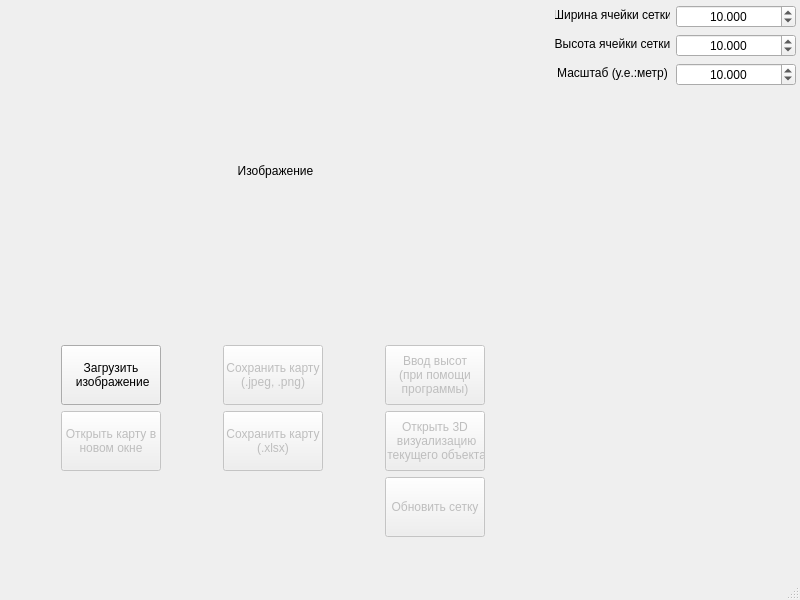
<?xml version="1.0" encoding="UTF-8"?>
<ui version="4.0">
 <class>MainWindow</class>
 <widget class="QMainWindow" name="MainWindow">
  <property name="geometry">
   <rect>
    <x>0</x>
    <y>0</y>
    <width>800</width>
    <height>600</height>
   </rect>
  </property>
  <property name="windowTitle">
   <string>MainWindow</string>
  </property>
  <widget class="QWidget" name="centralwidget">
   <widget class="QWidget" name="formLayoutWidget">
    <property name="geometry">
     <rect>
      <x>550</x>
      <y>0</y>
      <width>251</width>
      <height>91</height>
     </rect>
    </property>
    <layout class="QFormLayout" name="formLayout">
     <property name="leftMargin">
      <number>5</number>
     </property>
     <property name="topMargin">
      <number>5</number>
     </property>
     <property name="rightMargin">
      <number>5</number>
     </property>
     <property name="bottomMargin">
      <number>5</number>
     </property>
     <item row="0" column="0">
      <widget class="QLabel" name="cell_width_label">
       <property name="minimumSize">
        <size>
         <width>115</width>
         <height>20</height>
        </size>
       </property>
       <property name="maximumSize">
        <size>
         <width>115</width>
         <height>20</height>
        </size>
       </property>
       <property name="text">
        <string>Ширина ячейки сетки</string>
       </property>
       <property name="alignment">
        <set>Qt::AlignCenter</set>
       </property>
      </widget>
     </item>
     <item row="1" column="0">
      <widget class="QLabel" name="cell_height_label">
       <property name="minimumSize">
        <size>
         <width>115</width>
         <height>20</height>
        </size>
       </property>
       <property name="maximumSize">
        <size>
         <width>115</width>
         <height>20</height>
        </size>
       </property>
       <property name="text">
        <string>Высота ячейки сетки</string>
       </property>
       <property name="alignment">
        <set>Qt::AlignCenter</set>
       </property>
      </widget>
     </item>
     <item row="2" column="0">
      <widget class="QLabel" name="scale_label">
       <property name="minimumSize">
        <size>
         <width>115</width>
         <height>20</height>
        </size>
       </property>
       <property name="maximumSize">
        <size>
         <width>115</width>
         <height>20</height>
        </size>
       </property>
       <property name="text">
        <string>Масштаб (у.е.:метр)</string>
       </property>
       <property name="alignment">
        <set>Qt::AlignCenter</set>
       </property>
      </widget>
     </item>
     <item row="0" column="1">
      <widget class="QDoubleSpinBox" name="cell_width_spin_box">
       <property name="alignment">
        <set>Qt::AlignCenter</set>
       </property>
       <property name="decimals">
        <number>3</number>
       </property>
       <property name="maximum">
        <double>500000.000000000000000</double>
       </property>
       <property name="singleStep">
        <double>0.500000000000000</double>
       </property>
       <property name="value">
        <double>10.000000000000000</double>
       </property>
      </widget>
     </item>
     <item row="1" column="1">
      <widget class="QDoubleSpinBox" name="cell_height_spin_box">
       <property name="alignment">
        <set>Qt::AlignCenter</set>
       </property>
       <property name="decimals">
        <number>3</number>
       </property>
       <property name="maximum">
        <double>500000.000000000000000</double>
       </property>
       <property name="singleStep">
        <double>0.500000000000000</double>
       </property>
       <property name="stepType">
        <enum>QAbstractSpinBox::DefaultStepType</enum>
       </property>
       <property name="value">
        <double>10.000000000000000</double>
       </property>
      </widget>
     </item>
     <item row="2" column="1">
      <widget class="QDoubleSpinBox" name="scale_spin_box">
       <property name="alignment">
        <set>Qt::AlignCenter</set>
       </property>
       <property name="showGroupSeparator" stdset="0">
        <bool>false</bool>
       </property>
       <property name="decimals">
        <number>3</number>
       </property>
       <property name="maximum">
        <double>1000000.000000000000000</double>
       </property>
       <property name="singleStep">
        <double>0.500000000000000</double>
       </property>
       <property name="value">
        <double>10.000000000000000</double>
       </property>
      </widget>
     </item>
    </layout>
   </widget>
   <widget class="QWidget" name="verticalLayoutWidget">
    <property name="geometry">
     <rect>
      <x>0</x>
      <y>0</y>
      <width>551</width>
      <height>341</height>
     </rect>
    </property>
    <layout class="QVBoxLayout" name="map_layout">
     <item>
      <widget class="QLabel" name="map_label">
       <property name="text">
        <string>Изображение</string>
       </property>
       <property name="alignment">
        <set>Qt::AlignCenter</set>
       </property>
      </widget>
     </item>
    </layout>
   </widget>
   <widget class="QWidget" name="gridLayoutWidget">
    <property name="geometry">
     <rect>
      <x>0</x>
      <y>340</y>
      <width>549</width>
      <height>202</height>
     </rect>
    </property>
    <layout class="QGridLayout" name="map_actions">
     <property name="leftMargin">
      <number>5</number>
     </property>
     <property name="topMargin">
      <number>5</number>
     </property>
     <property name="rightMargin">
      <number>5</number>
     </property>
     <property name="bottomMargin">
      <number>5</number>
     </property>
     <property name="horizontalSpacing">
      <number>6</number>
     </property>
     <item row="1" column="2">
      <widget class="QPushButton" name="open_map_visualization_button">
       <property name="enabled">
        <bool>false</bool>
       </property>
       <property name="minimumSize">
        <size>
         <width>100</width>
         <height>60</height>
        </size>
       </property>
       <property name="maximumSize">
        <size>
         <width>100</width>
         <height>60</height>
        </size>
       </property>
       <property name="baseSize">
        <size>
         <width>100</width>
         <height>50</height>
        </size>
       </property>
       <property name="text">
        <string>Открыть 3D
 визуализацию
 текущего объекта</string>
       </property>
      </widget>
     </item>
     <item row="0" column="2">
      <widget class="QPushButton" name="enter_heights_button">
       <property name="enabled">
        <bool>false</bool>
       </property>
       <property name="minimumSize">
        <size>
         <width>100</width>
         <height>60</height>
        </size>
       </property>
       <property name="maximumSize">
        <size>
         <width>100</width>
         <height>600</height>
        </size>
       </property>
       <property name="baseSize">
        <size>
         <width>100</width>
         <height>50</height>
        </size>
       </property>
       <property name="text">
        <string>Ввод высот
(при помощи 
программы)</string>
       </property>
      </widget>
     </item>
     <item row="0" column="1">
      <widget class="QPushButton" name="save_map_as_image_button">
       <property name="enabled">
        <bool>false</bool>
       </property>
       <property name="minimumSize">
        <size>
         <width>100</width>
         <height>60</height>
        </size>
       </property>
       <property name="maximumSize">
        <size>
         <width>100</width>
         <height>60</height>
        </size>
       </property>
       <property name="baseSize">
        <size>
         <width>100</width>
         <height>50</height>
        </size>
       </property>
       <property name="text">
        <string>Сохранить карту
(.jpeg, .png)</string>
       </property>
      </widget>
     </item>
     <item row="1" column="0">
      <widget class="QPushButton" name="open_map_button">
       <property name="enabled">
        <bool>false</bool>
       </property>
       <property name="minimumSize">
        <size>
         <width>100</width>
         <height>60</height>
        </size>
       </property>
       <property name="maximumSize">
        <size>
         <width>100</width>
         <height>60</height>
        </size>
       </property>
       <property name="baseSize">
        <size>
         <width>100</width>
         <height>50</height>
        </size>
       </property>
       <property name="text">
        <string>Открыть карту в
новом окне</string>
       </property>
      </widget>
     </item>
     <item row="0" column="0">
      <widget class="QPushButton" name="load_button">
       <property name="sizePolicy">
        <sizepolicy hsizetype="Fixed" vsizetype="Fixed">
         <horstretch>0</horstretch>
         <verstretch>0</verstretch>
        </sizepolicy>
       </property>
       <property name="minimumSize">
        <size>
         <width>100</width>
         <height>60</height>
        </size>
       </property>
       <property name="maximumSize">
        <size>
         <width>100</width>
         <height>60</height>
        </size>
       </property>
       <property name="baseSize">
        <size>
         <width>100</width>
         <height>50</height>
        </size>
       </property>
       <property name="text">
        <string>Загрузить
 изображение</string>
       </property>
       <property name="flat">
        <bool>false</bool>
       </property>
      </widget>
     </item>
     <item row="1" column="1">
      <widget class="QPushButton" name="save_map_as_excel_button">
       <property name="enabled">
        <bool>false</bool>
       </property>
       <property name="minimumSize">
        <size>
         <width>100</width>
         <height>60</height>
        </size>
       </property>
       <property name="maximumSize">
        <size>
         <width>100</width>
         <height>60</height>
        </size>
       </property>
       <property name="baseSize">
        <size>
         <width>100</width>
         <height>50</height>
        </size>
       </property>
       <property name="text">
        <string>Сохранить карту
(.xlsx)</string>
       </property>
      </widget>
     </item>
     <item row="2" column="2">
      <widget class="QPushButton" name="update_grid_button">
       <property name="enabled">
        <bool>false</bool>
       </property>
       <property name="minimumSize">
        <size>
         <width>100</width>
         <height>60</height>
        </size>
       </property>
       <property name="maximumSize">
        <size>
         <width>100</width>
         <height>600</height>
        </size>
       </property>
       <property name="baseSize">
        <size>
         <width>100</width>
         <height>50</height>
        </size>
       </property>
       <property name="text">
        <string>Обновить сетку</string>
       </property>
      </widget>
     </item>
    </layout>
   </widget>
  </widget>
  <widget class="QMenuBar" name="menubar">
   <property name="geometry">
    <rect>
     <x>0</x>
     <y>0</y>
     <width>800</width>
     <height>20</height>
    </rect>
   </property>
  </widget>
  <widget class="QStatusBar" name="statusbar"/>
 </widget>
 <resources/>
 <connections>
  <connection>
   <sender>load_button</sender>
   <signal>pressed()</signal>
   <receiver>MainWindow</receiver>
   <slot>loadMapButtonPressed()</slot>
   <hints>
    <hint type="sourcelabel">
     <x>129</x>
     <y>379</y>
    </hint>
    <hint type="destinationlabel">
     <x>170</x>
     <y>380</y>
    </hint>
   </hints>
  </connection>
  <connection>
   <sender>open_map_button</sender>
   <signal>pressed()</signal>
   <receiver>MainWindow</receiver>
   <slot>openMapButtonPressed()</slot>
   <hints>
    <hint type="sourcelabel">
     <x>149</x>
     <y>455</y>
    </hint>
    <hint type="destinationlabel">
     <x>179</x>
     <y>452</y>
    </hint>
   </hints>
  </connection>
  <connection>
   <sender>save_map_as_image_button</sender>
   <signal>pressed()</signal>
   <receiver>MainWindow</receiver>
   <slot>saveMapAsImageButtonPressed()</slot>
   <hints>
    <hint type="sourcelabel">
     <x>303</x>
     <y>402</y>
    </hint>
    <hint type="destinationlabel">
     <x>338</x>
     <y>396</y>
    </hint>
   </hints>
  </connection>
  <connection>
   <sender>save_map_as_excel_button</sender>
   <signal>pressed()</signal>
   <receiver>MainWindow</receiver>
   <slot>saveMapAsExcelButtonPressed()</slot>
   <hints>
    <hint type="sourcelabel">
     <x>305</x>
     <y>464</y>
    </hint>
    <hint type="destinationlabel">
     <x>341</x>
     <y>458</y>
    </hint>
   </hints>
  </connection>
  <connection>
   <sender>enter_heights_button</sender>
   <signal>pressed()</signal>
   <receiver>MainWindow</receiver>
   <slot>enterHeightsButtonPressed()</slot>
   <hints>
    <hint type="sourcelabel">
     <x>469</x>
     <y>412</y>
    </hint>
    <hint type="destinationlabel">
     <x>514</x>
     <y>410</y>
    </hint>
   </hints>
  </connection>
  <connection>
   <sender>open_map_visualization_button</sender>
   <signal>pressed()</signal>
   <receiver>MainWindow</receiver>
   <slot>openMapVisualizationButtonPressed()</slot>
   <hints>
    <hint type="sourcelabel">
     <x>466</x>
     <y>477</y>
    </hint>
    <hint type="destinationlabel">
     <x>531</x>
     <y>458</y>
    </hint>
   </hints>
  </connection>
  <connection>
   <sender>update_grid_button</sender>
   <signal>pressed()</signal>
   <receiver>MainWindow</receiver>
   <slot>updateGridButtonPressed()</slot>
   <hints>
    <hint type="sourcelabel">
     <x>449</x>
     <y>512</y>
    </hint>
    <hint type="destinationlabel">
     <x>510</x>
     <y>511</y>
    </hint>
   </hints>
  </connection>
 </connections>
 <slots>
  <slot>loadMapButtonPressed()</slot>
  <slot>openMapButtonPressed()</slot>
  <slot>saveMapAsExcelButtonPressed()</slot>
  <slot>saveMapAsImageButtonPressed()</slot>
  <slot>openMapVisualizationButtonPressed()</slot>
  <slot>enterHeightsButtonPressed()</slot>
  <slot>updateGridButtonPressed()</slot>
 </slots>
</ui>
